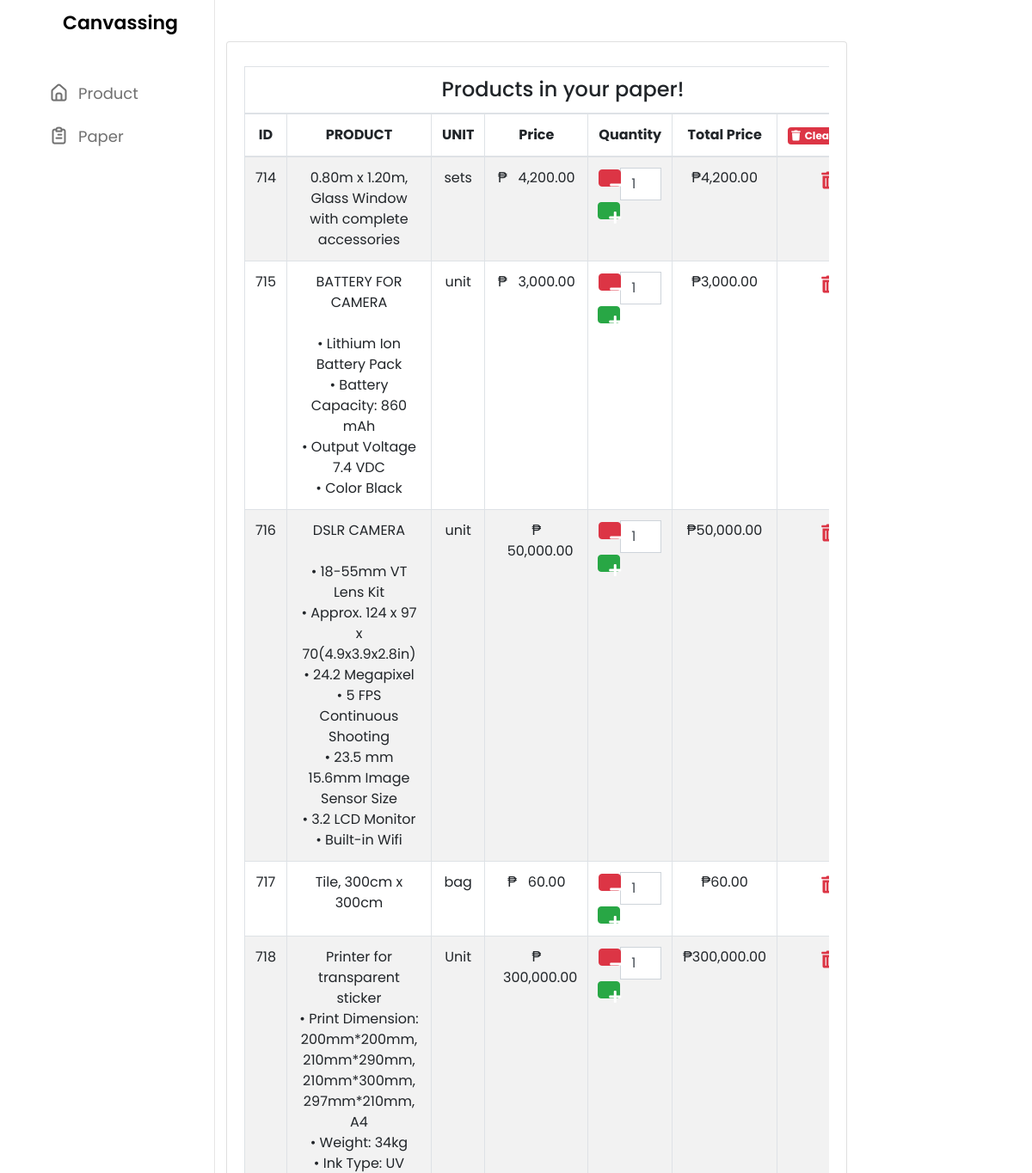
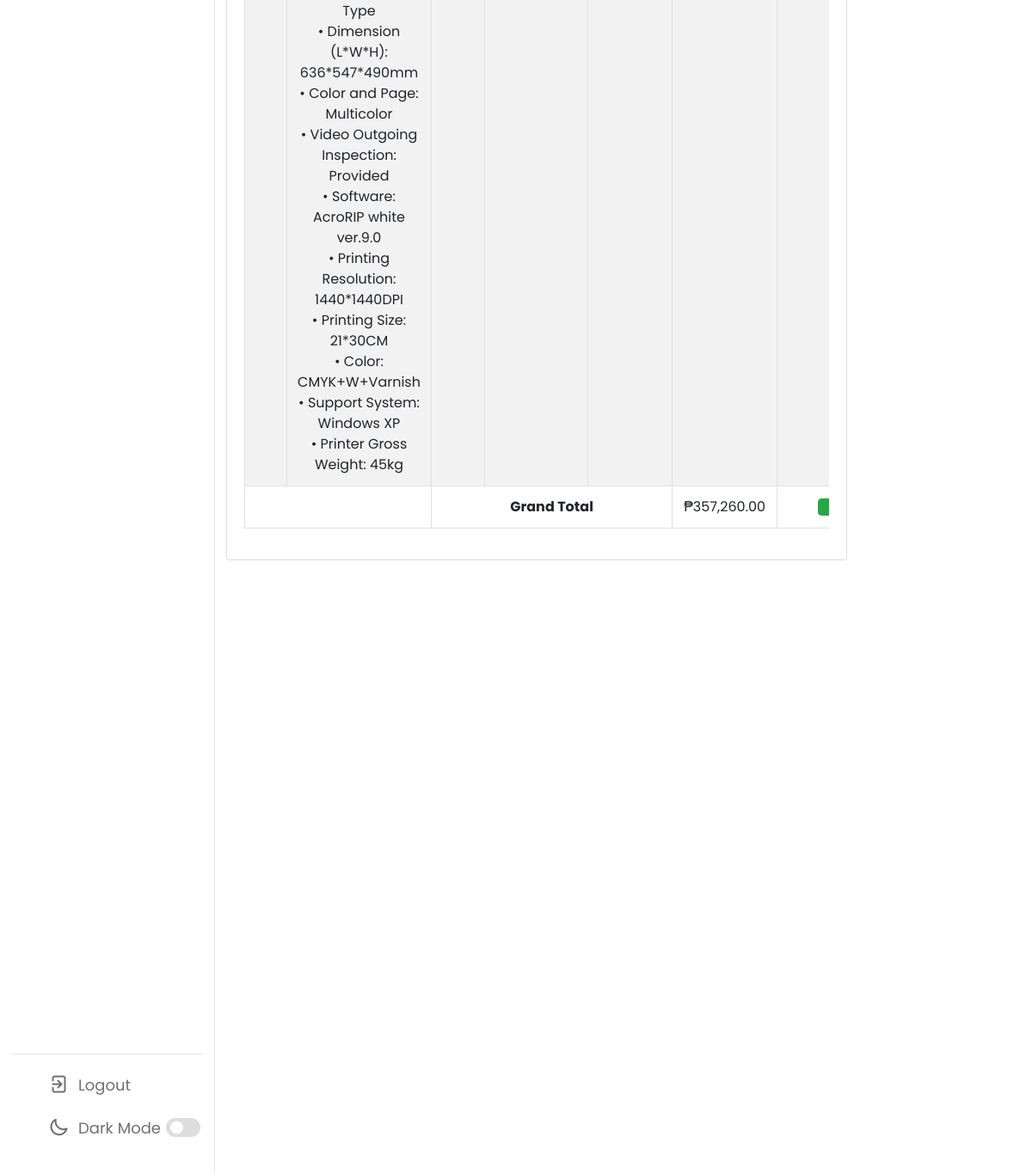
The app's page /cart.php with its own data (2 pictures, top to bottom).
### tables this page shows
CREATE TABLE `cart` (
  `id` int(11) NOT NULL,
  `product_name` varchar(100) NOT NULL,
  `description` varchar(10000) NOT NULL,
  `product_price` varchar(50) NOT NULL,
  `product_image` varchar(255) NOT NULL,
  `qty` int(10) NOT NULL,
  `total_price` varchar(100) NOT NULL,
  `product_code` varchar(10) NOT NULL
);

### cart.php (the view, shortened to what this page needs)
<?php
  include ('navbar.php');
?>
<!DOCTYPE html>
<html lang="en">
<head>
  <link rel='stylesheet' href='https://cdnjs.cloudflare.com/ajax/libs/twitter-bootstrap/4.5.2/css/bootstrap.min.css' />
  <link rel='stylesheet' href='https://cdnjs.cloudflare.com/ajax/libs/font-awesome/5.9.0/css/all.min.css' />
  <link rel="stylesheet" href="https://cdn.jsdelivr.net/npm/bootstrap@4.6.2/dist/css/bootstrap.min.css">
  <link rel="stylesheet" type="text/css" href="CSS/cart.css">
</head>
<body>
<div class="container-fluid mt-5">
    <div class="row justify-content-center">
        <div class="col-sm-5 col-md-8" id="order">
            <div class="card ms-5">
                <div class="card-body">
                      <div class="table-responsive mt-2">
                        <table class="table table-bordered table-striped text-center">
                          <thead>
                            <tr>
                              <td colspan="7">
                                <h4 class="text-center m-0">Products in your paper!</h4>
                              </td>
                            </tr>
                            <tr>
                                <th style="width: 150px;">ID</th>
                                <th style="width: 150px;">PRODUCT</th>
                                <th style="width: 150px;">UNIT</th>
                                <th style="width: 180px;">Price</th>
                                <th style="width: 200px;">Quantity</th>
                                <th style="width: 150px;">Total Price</th>
                                <th>
                                  <a href="action.php?clear=all" class="badge-danger badge p-1" onclick="return confirm('Are you sure want to clear your cart?');"><i class="fas fa-trash"></i>&nbsp;&nbsp;Clear Paper</a>
                                </th>
                              </tr>
                            </thead>
                            <tbody>
                              <?php
                                require 'config.php';
                                $stmt = $conn->prepare('SELECT * FROM cart');
                                $stmt->execute();
                                $result = $stmt->get_result();
                                $grand_total = 0;
                                while ($row = $result->fetch_assoc()):
                              ?>
                        <tr>
                            <td><?= $row['id'] ?></td>
                            <td style="width: 300px; word-wrap: break-word;"><?= nl2br($row['description']) ?></td>
                            <td><?= $row['product_name'] ?></td>
                            <td>₱
                                <i class=""></i>&nbsp;&nbsp;<?= number_format($row['product_price'], 2); ?>
                            </td>
                            <td>
                                <div class="input-group">
                                    <span class="input-group-btn">
                                        <button type="button" class="btn btn-danger btn-number" data-type="minus" data-field="qty">
                                            <i class="fas fa-minus"></i>
                                        </button>
                                    </span>
                                    <input type="text" name="qty" class="form-control input-number itemQty" value="<?= $row['qty'] ?>" min="1" max="100">
                                    <span class="input-group-btn">
                                        <button type="button" class="btn btn-success btn-number" data-type="plus" data-field="qty">
                                            <i class="fas fa-plus"></i>
                                        </button>
                                    </span>
                                </div>
                            </td>
                          <td class="totalPrice">₱<?= number_format($row['total_price'], 2); ?></td>
                            <td>
                              <a href="action.php?remove=<?= $row['id'] ?>" class="text-danger lead" onclick="return confirm('Are you sure want to remove this item?');"><i class="fas fa-trash-alt"></i></a>
                            </td>
                          </tr>
                  <?php $grand_total += $row['total_price']; ?>
                  <?php endwhile; ?>
                  <tr>
                    <td colspan="2">
                    </td>
                    <td colspan="3"><b>Grand Total</b></td>
                    <td id="grandTotal"><b><i class="">₱</i>&nbsp;&nbsp;<?= number_format($grand_total, 2); ?></b></td>
                    <td>
                      <a href="print.php" class="btn btn-success <?= ($grand_total > 1) ? '' : 'disabled'; ?>"><i class="fas fa-print"></i>&nbsp;&nbsp;Edit Quotation</a>
                    </td>
                  </tr>
            </tbody>
          </table>
      </div>
    </div>
  </div>
  </div>
  </div>
</body>
</html>

### navbar.php (shortened to what this page needs)
<!DOCTYPE html>
<html lang="en">
<head>
  <link rel='stylesheet' href='https://cdnjs.cloudflare.com/ajax/libs/twitter-bootstrap/4.5.2/css/bootstrap.min.css' />
  <link rel='stylesheet' href='https://cdnjs.cloudflare.com/ajax/libs/font-awesome/5.9.0/css/all.min.css' />
  <link rel='stylesheet' href='https://cdnjs.cloudflare.com/ajax/libs/twitter-bootstrap/5.3.0/css/bootstrap.min.css' />
  <link rel="stylesheet" type="text/css" href="https://cdn.datatables.net/1.10.25/css/jquery.dataTables.css">
  <link rel="stylesheet" href="https://unicons.iconscout.com/release/v4.0.0/css/line.css">
  <link rel="stylesheet" type="text/css" href="adminpanel.css">
</head>
<body>
<nav>
    <div class="logo-name">
        <span class="logo_name"> Canvassing</span>
    </div>
    <div class="menu-items">
        <ul class="nav-links">
            <li>
                <a href="index.php">
                    <i class="uil uil-estate"></i>
                    <span class="link-name">Product</span>
                </a>
            </li>
            <li>
                <a href="cart.php">
                    <i class="uil uil-clipboard-alt"></i>
                    <span class="link-name">Paper</span>
                </a>
            </li>
            <li>
                <a href="signatory.php">
                    <i class=""></i>
                </a>
            </li>
        </ul>
        <ul class="logout-mode">
            <li>
                <a href="logout.php">
                    <i class="uil uil-signout"></i>
                    <span class="link-name">Logout</span>
                </a>
            </li>
            <li class="mode">
                <a href="#">
                    <i class="uil uil-moon"></i>
                    <span class="link-name">Dark Mode</span>
                </a>
                <div class="mode-toggle">
                    <span class="switch"></span>
                </div>
            </li>
        </ul>
    </div>
</nav>
</body>
</html>

### adminpanel.css (style rules this page uses)
* { margin: 0; padding: 0; box-sizing: border-box; font-family: 'Poppins', sans-serif; }
:root { --primary-color: #006d24; --panel-color: #FFF; --text-color: #000; --black-light-color: #707070; --border-color: #e6e5e5; --toggle-color: #DDD; --box1-color: #60f399; --box2-color: #FFE6AC; --box3-color: #E7D1FC; --title-icon-color: #fff; --tran-05: all 0.5s ease; --tran-03: all 0.3s ease; --tran-03: all 0.2s ease; }
body { min-height: 100vh; background-color: var(--panel-color); }
nav { position: fixed; top: 0; left: 0; height: 100%; width: 250px; padding: 10px 14px; background-color: var(--panel-color); border-right: 1px solid var(--border-color); transition: var(--tran-05); }
nav .logo-name { display: flex; align-items: center; }
nav .logo-name .logo_name { font-size: 22px; font-weight: 600; color: var(--text-color); margin-left: 14px; transition: var(--tran-05); }
nav .menu-items { margin-top: 40px; height: calc(100% - 90px); display: flex; flex-direction: column; justify-content: space-between; }
.menu-items li { list-style: none; }
.menu-items li a { display: flex; align-items: center; height: 50px; text-decoration: none; position: relative; }
.menu-items li a i { font-size: 24px; min-width: 45px; height: 100%; display: flex; align-items: center; justify-content: center; color: var(--black-light-color); }
.menu-items li a .link-name { font-size: 18px; font-weight: 400; color: var(--black-light-color); transition: var(--tran-05); }
.menu-items .logout-mode { padding-top: 10px; border-top: 1px solid var(--border-color); }
.menu-items .mode { display: flex; align-items: center; white-space: nowrap; }
.menu-items .mode-toggle { position: absolute; right: 14px; height: 50px; min-width: 45px; display: flex; align-items: center; justify-content: center; cursor: pointer; }
.mode-toggle .switch { position: relative; display: inline-block; height: 22px; width: 40px; border-radius: 25px; background-color: var(--toggle-color); }
.switch:before { content: ""; position: absolute; left: 5px; top: 50%; transform: translateY(-50%); height: 15px; width: 15px; background-color: var(--panel-color); border-radius: 50%; transition: var(--tran-03); }

### cart.css (style rules this page uses)
.btn { width: 20px; height: 20px; }

### records on screen
cart: id "714", description "0.80m x 1.20m, Glass Window with complete accessories", product_name "sets", product_price "4,200.00", qty "1", total_price "4,200.00"
cart: id "715", description "BATTERY FOR CAMERA • Lithium Ion Battery Pack • Battery Capacity: 860 mAh • Output Voltage 7.4 VDC • Color Black", product_name "unit", product_price "3,000.00", qty "1", total_price "3,000.00"
cart: id "716", description "DSLR CAMERA • 18-55mm VT Lens Kit • Approx. 124 x 97 x 70(4.9x3.9x2.8in) • 24.2 Megapixel • 5 FPS Continuous Shooting • 23.5 mm 15.6mm Image Sensor Size • 3.2 LCD Monitor • Built-in Wifi", product_name "unit", product_price "50,000.00", qty "1", total_price "50,000.00"
cart: id "717", description "Tile, 300cm x 300cm", product_name "bag", product_price "60.00", qty "1", total_price "60.00"
cart: id "718", description "Printer for transparent sticker • Print Dimension: 200mm*200mm, 210mm*290mm, 210mm*300mm, 297mm*210mm, A4 • Weight: 34kg • Ink Type: UV Type • Dimension (L*W*H): 636*547*490mm • Color and Page: Multicolor • Video Outgoing Inspection: Provided • Software: AcroRIP white ver.9.0 • Printing Resolution: 1440*1440DPI • Printing Size: 21*30CM • Color: CMYK+W+Varnish • Support System: Windows XP • Printer Gross Weight: 45kg", product_name "Unit", product_price "300,000.00", qty "1", total_price "300,000.00"
